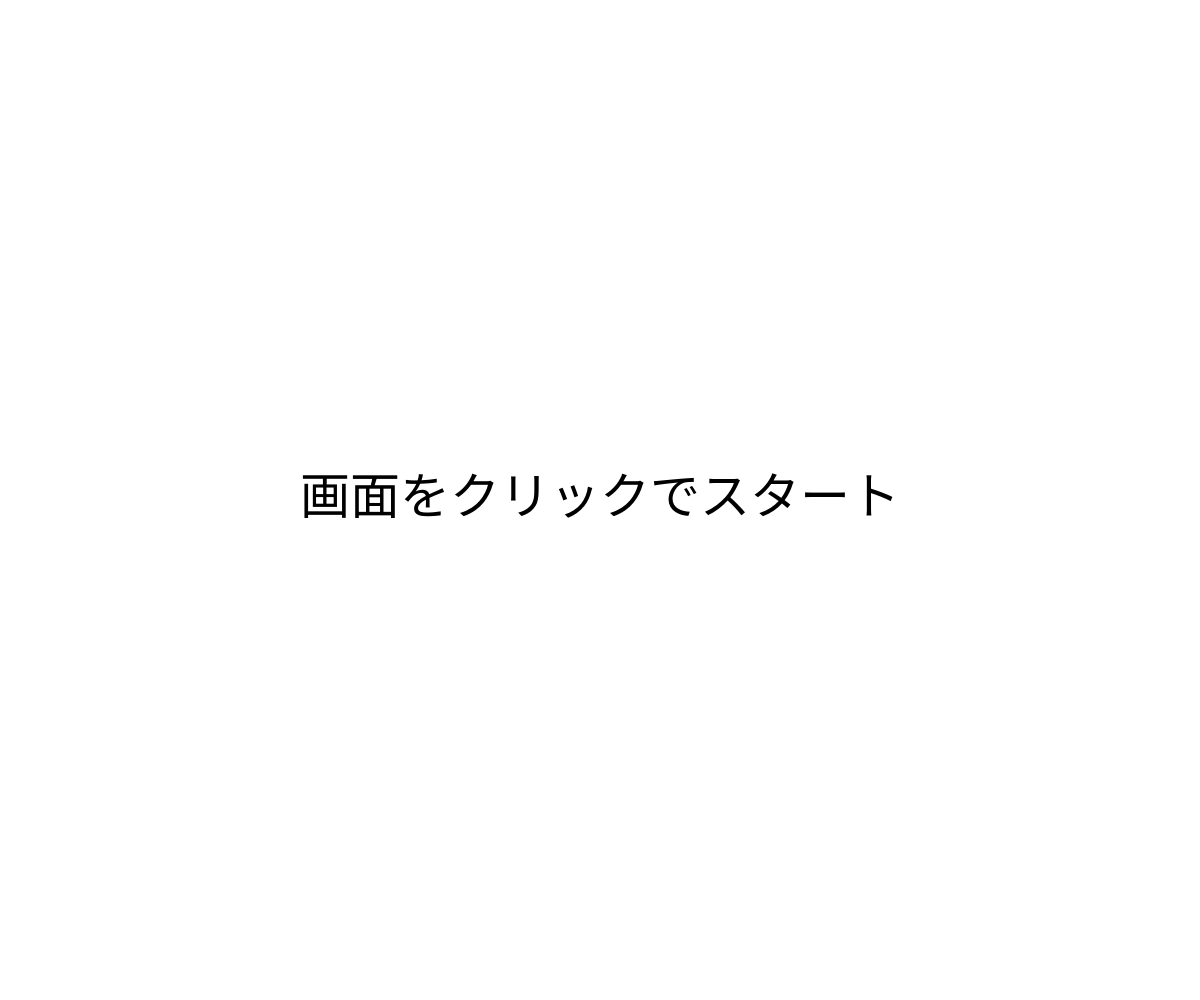
Frame 1 (no input)
Frame 60 (no input): identical to frame 1, image omitted
Frame 120 (the mouse pressed at the canvas centre since frame 60): identical to frame 1, image omitted

The p5.js sketch that drew this single still picture (run headless with seeded random() and noise() and a simulated clock; from frame 60 on, the mouse is pressed at the canvas centre):

// p5.js sketch
// ── sketch.js

let x, y, vy, X, Y, VX, VY, n, ny, vny;
let startTime, state;
const g = 1;
const jump = 20;
const second = 15;
let moji=["G","a","m","e"," ","O","v","e","r"];


function setup(){
  createCanvas(windowWidth, windowHeight);
  x = width/2;
  y = height*6/7;
  vy = 0;
  X = width / 2;
  Y = height / 2;
  VX = 2;
  VY = 2;
  n = 20;
  ny = 0;
  vny = 4;
  state = 0;
}


function draw(){
 
  background(160, 192, 255);
  line(0, height*6/7 + 25, width, height*6/7 + 25);
  
  fill(255-n*7,0,0);
  rect(X, Y, 70, 70);
  X += VX;
  Y += VY;
  if(X < 0 || X > width){ VX = -1 * VX;}
  if(Y < 0 || Y > height*2/3){ VY = -1 * VY;}
  X = constrain(X, 0, width);
  Y = constrain(Y, 0, height);

  fill(0);
  ellipse(x, y, 50);
  y += vy;
  if(y < height*6/7){ vy += g;}
  else{
    vy += 0;
    y = height*6/7;
  }
  if(keyIsDown(LEFT_ARROW)){ x -= 5; }
  if(keyIsDown(RIGHT_ARROW)){ x += 5; }
  
  textSize(40);
  textAlign(CENTER,CENTER);
  text(n, X + 35, Y + 35);
  if(dist(X+35, Y+35, x, y) < 25){n = n-1};
  n = constrain(n,0,20);

  if(n == 0){state = 3}

  if (state == 0) {gameStart()} 
  else if (state == 1){gameTime()} 
  else if (state == 2){gameOver()}
  else if (state == 3){gameClear()}
   
}

function gameStart(){
  background(255);
  fill(0);
  textSize(50);
  textAlign(CENTER);
  text("画面をクリックでスタート", width / 2, height / 2);
}

function gameTime(){
  let ellapsedTime = (millis() - startTime) / 1000;
    if (ellapsedTime > second) {
      state = 2;
    } 
    else {
      let remainingTime = second - ellapsedTime;
      textSize(40);
      text("残り時間"+floor(remainingTime)+"秒", width/2,height-20);
    }
}

function gameOver(){
  background(255,0,0);
  textSize(60);
  fill(0);
  for(let i = 0; i < 9; i++){
    text(moji[i], width/10 * (i + 1) , ny)
  }
  ny += vny;
  textSize(40);
  fill(255);
  text("Enterで再スタート",width / 2, height / 2 + 30);
}

function gameClear(){
  fill(random(100,255),random(100,255),random(100,255));
  textAlign(CENTER,CENTER);
  textSize(80);
  text("♥",X+35,Y+35);
  textAlign(CENTER,BOTTOM);
  text("オメデトウ！", width/2, height/2);
  textSize(50);
  fill(255);
  text("Enterで再スタート",width/2,height-20);
  textSize(15);
  text("^_^", x, y); 
} 

function keyPressed(){
  if(key == " "){vy = -jump};
  if(key == "Enter"){
    n = 20;
    ny = 0;
    state = 0;
  }
}

function mouseClicked() {
  if (state == 0) {
    startTime = millis();
    state = 1;
  }
}

function windowResized(){
  resizeCanvas(windowWidth, windowHeight);
}
